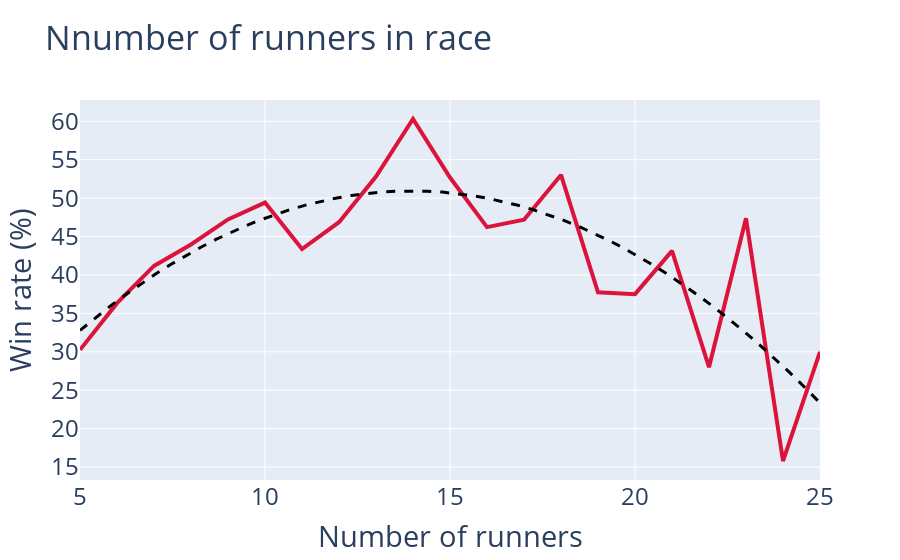

Here is the notebook cell this chart was saved with:
### Markdown cell above
### Num_Runners vs Win_Rate

### Code cell
num_runners_df = calculate_win_rate(df, 'Num_Runners')

x = list(num_runners_df.Num_Runners)
y = list(num_runners_df.Win_Rate)
z = np.polyfit(x, y, 2)
f = np.poly1d(z)
x_new = np.linspace(x[0], x[-1], 50)
y_new = f(x_new)  # Polyfitted x values

trace1 = go.Scatter(
    x=num_runners_df['Num_Runners'],
    y=num_runners_df['Win_Rate'],
    line = dict(color='crimson', width=4)
)

trace2 = go.Scatter(
    x=x_new,
    y=y_new,
    mode='lines',
    name='Fit',
    line = dict(color='black', width=3, dash='dash')
    )

layout = go.Layout(
    title='Nnumber of runners in race',
    xaxis_title='Number of runners',
    yaxis_title='Win rate (%)',
    showlegend=False,
    font={'size': 24}
)

data = [trace1, trace2]
fig = go.Figure(data=data, layout=layout)
fig.write_image('../images/num-racers-win-rate.png', scale=10)
fig

### Figure 1 — Plotly figure (JSON) as saved in the notebook; plotly's stock layout.template omitted (floating-point values rounded to 4 significant figures)
{"data": [{"line": {"color": "crimson", "width": 4}, "type": "scatter", "x": [5, 6, 7, 8, 9, 10, 11, 12, 13, 14, 15, 16, 17, 18, 19, 20, 21, 22, 23, 24, 25], "y": [30.25, 36.33, 41.18, 43.97, 47.22, 49.42, 43.36, 46.86, 52.8, 60.29, 52.68, 46.23, 47.19, 53.01, 37.74, 37.5, 43.14, 28.0, 47.37, 15.79, 30]}, {"line": {"color": "black", "dash": "dash", "width": 3}, "mode": "lines", "name": "Fit", "type": "scatter", "x": [5, 5.408, 5.816, 6.224, 6.633, 7.041, 7.449, 7.857, 8.265, 8.673, 9.082, 9.49, 9.898, 10.31, 10.71, 11.12, 11.53, 11.94, 12.35, 12.76, 13.16, 13.57, 13.98, 14.39, 14.8, 15.2, 15.61, 16.02, 16.43, 16.84, 17.24, 17.65, 18.06, 18.47, 18.88, 19.29, 19.69, 20.1, 20.51, 20.92, 21.33, 21.73, 22.14, 22.55, 22.96, 23.37, 23.78, 24.18, 24.59, 25], "y": [32.78, 34.4, 35.94, 37.41, 38.8, 40.11, 41.35, 42.52, 43.61, 44.62, 45.56, 46.42, 47.21, 47.92, 48.56, 49.12, 49.61, 50.02, 50.35, 50.61, 50.8, 50.9, 50.94, 50.9, 50.78, 50.59, 50.32, 49.98, 49.56, 49.06, 48.49, 47.85, 47.13, 46.33, 45.46, 44.52, 43.49, 42.4, 41.22, 39.98, 38.65, 37.25, 35.78, 34.23, 32.61, 30.91, 29.13, 27.28, 25.35, 23.35]}], "layout": {"font": {"size": 24}, "showlegend": false, "title": {"text": "Nnumber of runners in race"}, "xaxis": {"title": {"text": "Number of runners"}}, "yaxis": {"title": {"text": "Win rate (%)"}}}}
